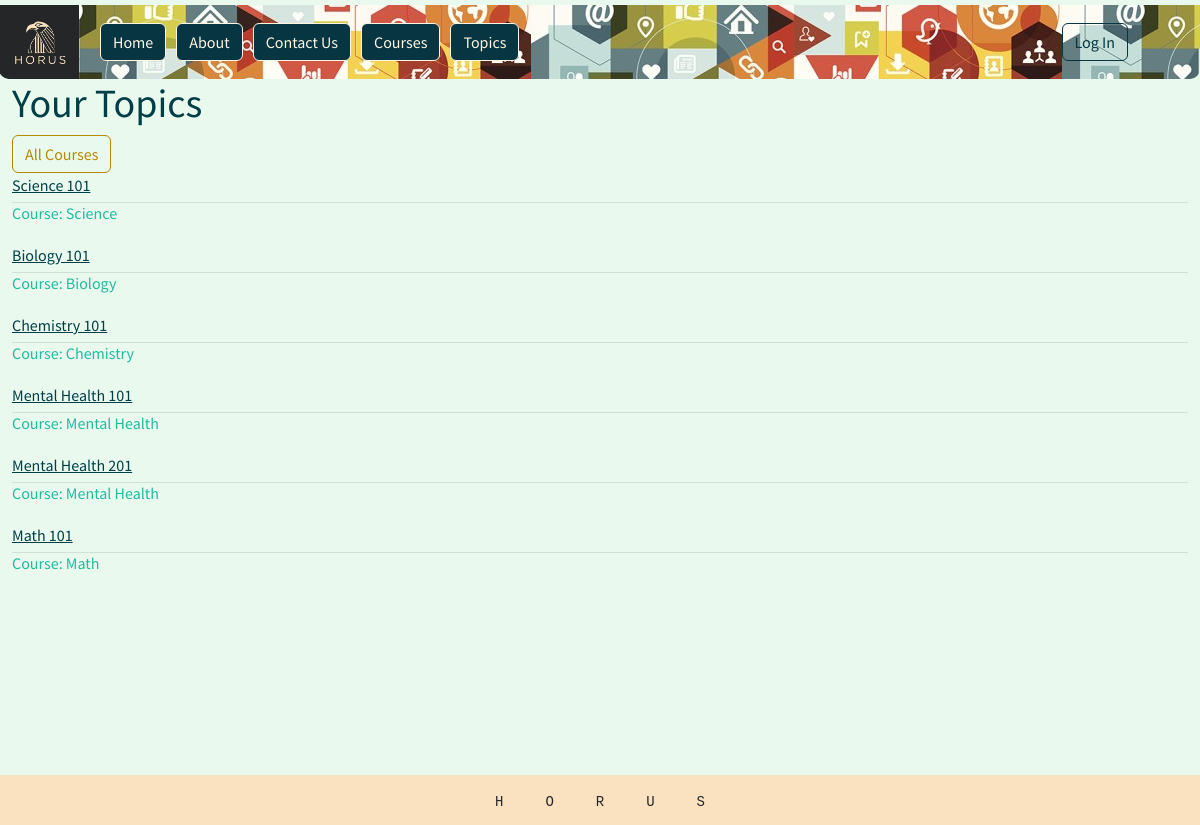
Page /courses/list_lecture/ on the committed database.
### courses/models.py (models this page shows, shortened)
class Lecture(models.Model):
    title = models.CharField(max_length=128)
    body = models.TextField()
    created_on = models.DateTimeField(auto_now_add=True)
    instructor = models.ForeignKey(User, on_delete=models.CASCADE, related_name="courses")
    course = models.ForeignKey(Course, on_delete=models.CASCADE, related_name="lectures")

class Course(models.Model):
    course= models.CharField(max_length=128)
    students = models.ManyToManyField(User, related_name="assigned_courses", blank=True, null=True)
    def __str__(self):
        return self.course

### courses/views.py (the view)
# urls.py: path("list_lecture/", LectureListView.as_view(), name="list_lecture"),
class LectureListView(ListView):
    template_name = "courses/list_lecture.html"
    model = Lecture

### templates/courses/list_lecture.html (shortened to what this page needs)
{% extends 'base.html' %}
{% load static %}
{% block css %}
<link rel="stylesheet" href="{% static 'css/courses.css' %}">
{% endblock css %}
{% block content %}
<div class="list-courses">
    <div class="head">
        <h1>Your Topics</h1>
        <a href="{% url 'list_course' %}" class="btn btn-outline-primary">
            All Courses</a>
    </div>
    {% for lecture in lecture_list %}
    <div class="courses2">
        <a class="lectures1" href="{% url 'detail_lecture' lecture.id %}">{{lecture.title}}</a>
        <hr />
        <h5>Course: {{lecture.course}}</h5>
    </div>
    {% endfor %}
</div>
{% endblock content %}

### static/css/base.css (style rules this page uses)
:root { --primary-color-1: rgb(110, 197, 183); --primary-color-2: rgb(31, 187, 161); --secondary-color-1: rgba(153, 227, 171, 0.208); --secondary-color-2: rgba(0, 0, 0, 0.605); --text-color-1: rgb(175, 242, 239); --text-color-2: rgb(31, 187, 161); --text-color-3: rgba(0, 139, 139, 0.959); --text-color-4: rgb(44, 45, 45); --text-color-5: rgba(0, 62, 72, 0.729); --text-color-6: rgb(0, 63, 72); --bk-color-1: rgb(37, 38, 40); --bk-color-2: rgb(250, 226, 192); --bk-color-3: rgb(224, 197, 219); }
html, body { padding: 0; margin: 0; min-height: 100vh; }
body { background-color: var(--secondary-color-1); }

### static/css/courses.css (style rules this page uses)
.courses2 hr { margin-top: 5px; }
h1 { color: var(--text-color-6); }
h5 { color: var(--text-color-2); margin-top: -15px; margin-bottom: 20px; font-size: medium; }
.courses2 a { color: var(--text-color-6); }

### rows in the picture
Lecture: title "Science 101", course "Science"
Lecture: title "Biology 101", course "Biology"
Lecture: title "Chemistry 101", course "Chemistry"
Lecture: title "Mental Health 101", course "Mental Health"
Lecture: title "Mental Health 201", course "Mental Health"
Lecture: title "Math 101", course "Math"
